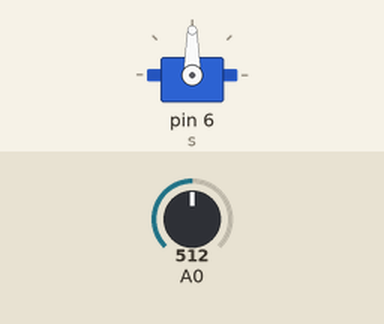
Bench run of a sketch on a simulated Arduino Uno, built with avr-gcc and run on an emulated ATmega328P. On the bench: servo. The test bench sets the inputs (shaded band); at power-on: A0 = 512.

Above: at 1.2 s.
1.3 s: A0 set to 716
At 1.8 s:
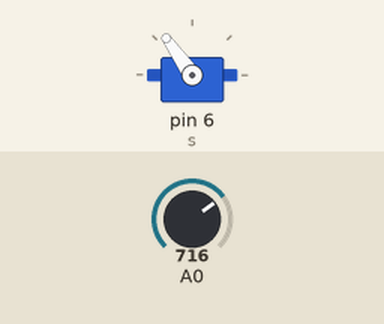
2.8 s: A0 set to 900
At 4.0 s:
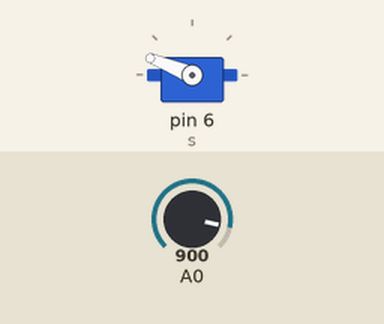
4.3 s: A0 set to 1023
At 5.3 s:
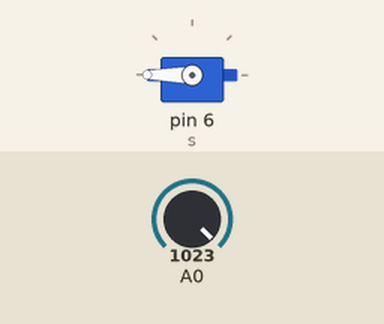
5.8 s: A0 set to 306
At 6.4 s:
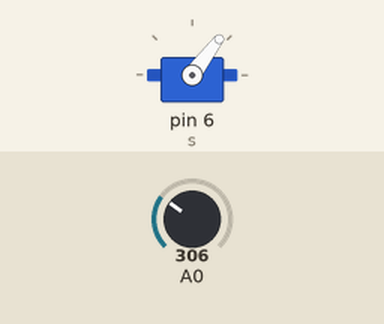
7.3 s: A0 set to 122
At 7.6 s:
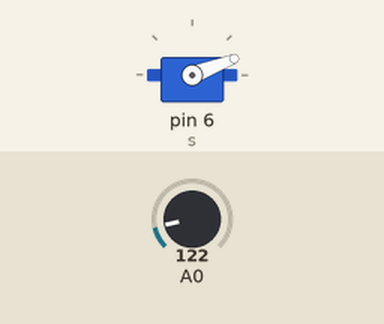
Timing chart, 0 to 9.8 s (numbered marks = the images above; inputs shaded):
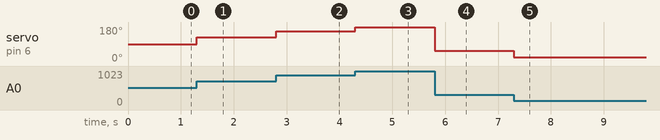

Measured:
- after the input at 1.3 s, servo on pin 6 (s): 90° → 125° at once
- after the input at 2.8 s, servo on pin 6 (s): 125° → 158° at once
- after the input at 4.3 s, servo on pin 6 (s): 158° → 180° at once
- after the input at 5.8 s, servo on pin 6 (s): 180° → 53° at once
- after the input at 7.3 s, servo on pin 6 (s): 53° → 21° at once

The sketch:

m2_atividade10_questaoA.ino
```cpp
#include <Servo.h>

Servo s;

void setup() {
  s.attach(6);
}

void loop() {
  int val = analogRead(A0);
  int angulo = map(val, 0, 1023, 0, 180);
  s.write(angulo);
}
```
